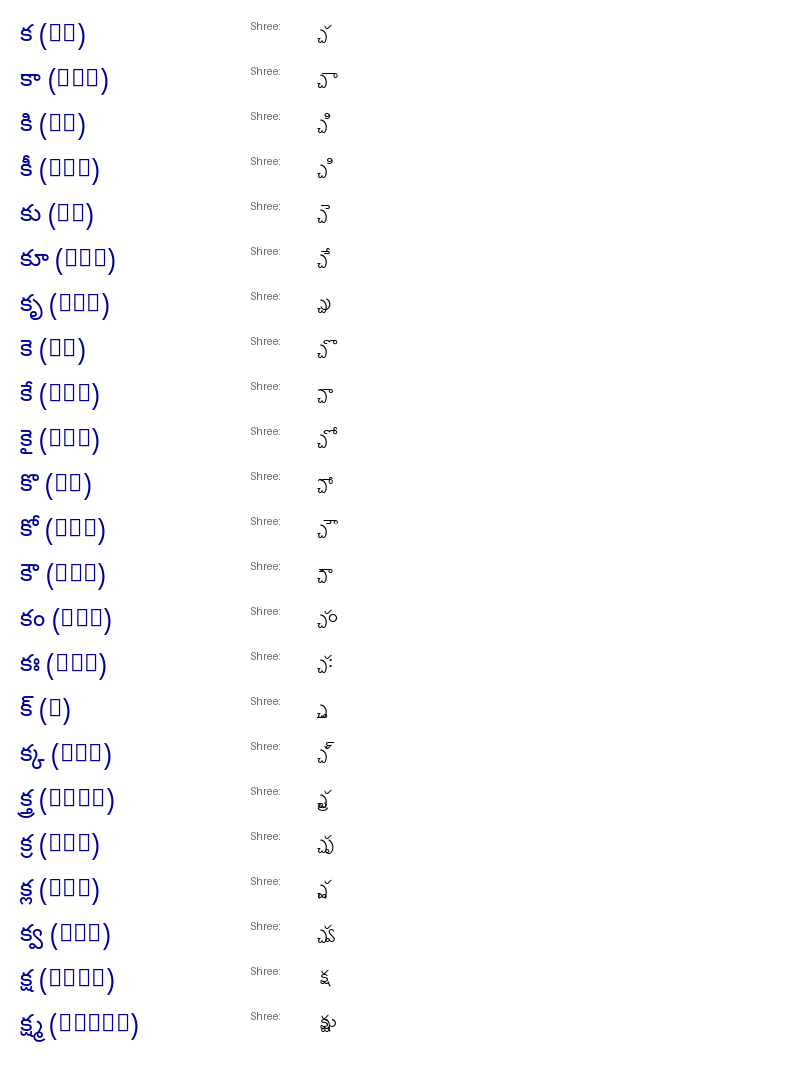

Write Python code to recreate this figure.
import os
from PIL import Image, ImageDraw, ImageFont

font_path = '/home/samuelvictor/Downloads/Shree-Tel-0908 Regular/Shree-Tel-0908 Regular.ttf'
ref_font_path = '/usr/share/fonts/noto/NotoSansTelugu-Regular.ttf'

shree_font = ImageFont.truetype(font_path, 24)
noto_font = ImageFont.truetype(ref_font_path, 24)
label_font = ImageFont.load_default()

# Let's test all vowel combinations (Gunintham) for 'క' (Ka)
# క కా కి కీ కు కూ కృ కౄ కె కే కై కొ కో కౌ కం కః క్

# Matras in Shree-Tel:
# Base: 'a'
# Talakattu (default a): '\xE6'
# ా (aa): '\xE9' or '\xEA' or '\xEB' or '\xFA'?
# ి (i): '\xEC'
# ీ (ii): '\xED'
# ు (u): '\xF0'
# ూ (uu): '\xF3'
# ృ (ru): '#'
# ె (e): '\xF6'
# ే (ee): '\xF7'
# ై (ai): '\xF8'
# ొ (o): '\xF9'
# ో (oo): '\xFA'
# ౌ (au): '\xFB' or 'a\xF6\x6F'
# ం (m): '\xC6'
# ః (h): 'O' or '@'
# క్ (halant): 'a\xA2' or 'a\xE6\xA2'

tests = [
    ('క (ka)', 'a\xE6'),
    ('కా (kaa)', 'a\xE9'),
    ('కి (ki)', 'a\xEC'),
    ('కీ (kii)', 'a\xED'),
    ('కు (ku)', 'a\xF0'),
    ('కూ (kuu)', 'a\xF3'),
    ('కృ (kru)', 'a#'),
    ('కె (ke)', 'a\xF6'),
    ('కే (kee)', 'a\xF7'),
    ('కై (kai)', 'a\xF8'),
    ('కొ (ko)', 'a\xF9'),
    ('కో (koo)', 'a\xFA'),
    ('కౌ (kau)', 'a\xFB'),
    ('కం (kam)', 'a\xE6\xC6'),
    ('కః (kah)', 'a\xE6:'),
    ('క్ (k)', 'a\xA2'),
    ('క్క (kka)', 'a\xE6Œ'),
    ('క్త్ర (ktra)', 'a\xE6‰'),
    ('క్ర (kra)', 'a\xE6–'),
    ('క్ల (kla)', 'a\xE6Ï'),
    ('క్వ (kva)', 'a\xE6Ó'),
    ('క్ష (ksha)', '„\xE6'),
    ('క్ష్మ (kshma)', '„\xE6š'),
]

img = Image.new('RGB', (800, len(tests) * 45 + 40), color=(255, 255, 255))
draw = ImageDraw.Draw(img)

for i, (label, shree_str) in enumerate(tests):
    y = 20 + i * 45
    draw.text((20, y), label, fill=(0, 0, 150), font=noto_font)
    draw.text((250, y), f"Shree:", fill=(100, 100, 100), font=label_font)
    draw.text((320, y), shree_str, fill=(0, 0, 0), font=shree_font)

img.save('scratch/shreelipi_telugu/test_ka_gunintham.png')
print("Saved scratch/shreelipi_telugu/test_ka_gunintham.png")
